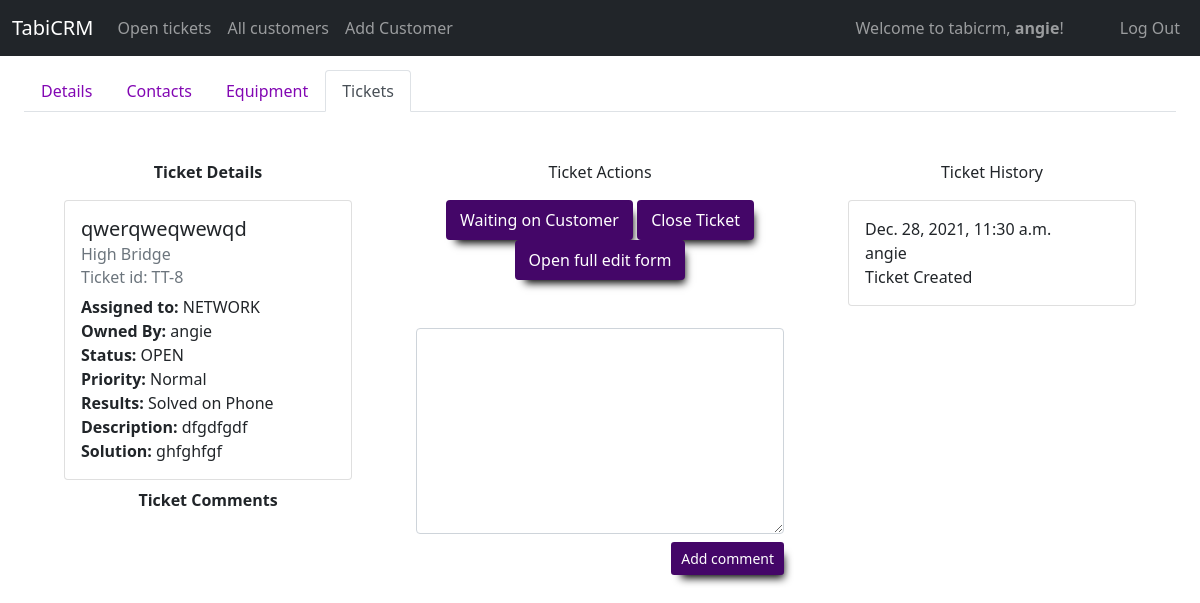
The app's page /view_single_ticket/8 (signed in), older data.
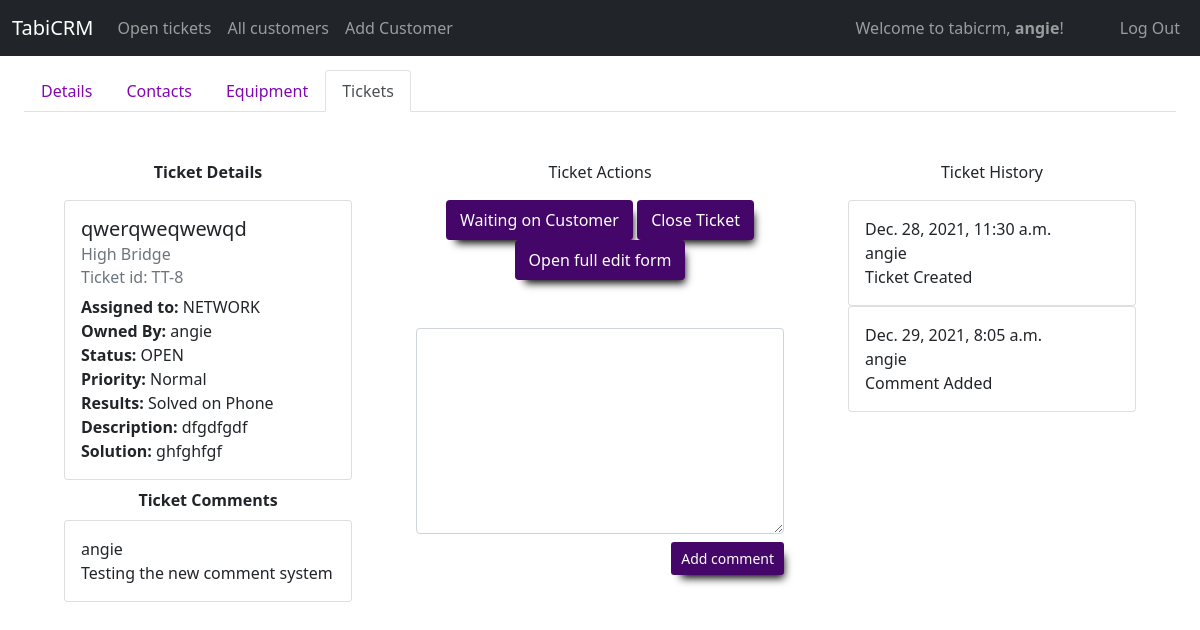
The same page, newer data.
### tabicrm/models.py (models this page shows)
class TicketHistory(models.Model):
    id = models.AutoField(primary_key=True)
    action =  models.TextField(blank=True, null=True)
    ticket = models.ForeignKey(Ticket, on_delete=CASCADE, related_name="ticket_history", blank=True, null=True)
    taken_by = models.ForeignKey(User, on_delete=SET_NULL, related_name="ticket_action_taken_by", blank=True, null=True)
    created_on = models.DateTimeField(auto_now_add=True)

class User(AbstractUser):
    id = models.AutoField(primary_key=True)
    role = models.CharField(max_length=64)
    title = models.CharField(max_length=64, null=True, blank=True)
    department = models.CharField(max_length=64, null=True, blank=True)
    extension = models.CharField(max_length=64, null=True, blank=True)
    cellphone = models.CharField(max_length=64, null=True, blank=True)
    street = models.CharField(max_length=64, null=True, blank=True)
    city = models.CharField(max_length=64, null=True, blank=True)
    state = models.CharField(max_length=64, null=True, blank=True)
    zip = models.CharField(max_length=64, null=True, blank=True)
    country = models.CharField(max_length=64, null=True, blank=True)

class TicketComment(models.Model):
    id = models.AutoField(primary_key=True)
    comment = models.TextField(blank=True, null=True)
    ticket = models.ForeignKey(Ticket, on_delete=CASCADE, related_name="ticket_comment", blank=True, null=True)
    added_by = models.ForeignKey(User, on_delete=SET_NULL, related_name="ticket_comment_addedby", blank=True, null=True)
    updated_by = models.ForeignKey(User, on_delete=SET_NULL, related_name="ticket_comment_updatedon", blank=True, null=True)
    created_on = models.DateTimeField(auto_now_add=True)
    updated_on = models.DateTimeField(auto_now=True)

### tabicrm/views/ticket.py (the view)
# urls.py: path("view_single_ticket/<int:ticketId>", views.view_single_ticket, name="view_single_ticket"),
@login_required
def view_single_ticket(request, ticketId):
    if request.method == "GET":
        ticket = Ticket.objects.get(id = ticketId)
        customer = ticket.customer
        ticketComments = TicketComment.objects.filter(ticket = ticket)
        ticketHistory = TicketHistory.objects.filter(ticket = ticket)
        commentForm = forms.NewTicketCommentForm()
        ticketForm = forms.NewTicketForm(initial={
            'assigned_to': ticket.assigned_to,
            'status': ticket.status,
            'priority': ticket.priority,
            'results': ticket.results,
            'title':ticket.title,
            'description': ticket.description,
            'solution': ticket.solution
        })
        return render(request,"tabicrm/full_forms/full_edit_ticket.html", {
            "ticket": ticket,
            'customer': customer,
            'ticketComments': ticketComments,
            'ticketHistory': ticketHistory,
            'cust_tickets': True,
            'commentForm':commentForm,
            'editTicketForm': ticketForm })

### tabicrm/forms.py
class NewTicketCommentForm(ModelForm):
    class Meta:
        model = TicketComment
        fields = (
            'comment',
        )
        widgets = {
            'comment': Textarea(attrs={'rows': 8,'class': "form-control mb-2", 'placeholder': ""}),
        }

### tabicrm/templates/tabicrm/full_forms/full_edit_ticket.html (shortened to what the changed rows need)
{% extends "tabicrm/layout.html" %}
{% load static %}
{% load humanize %}
{% block body %}
<div class="container-fluid mt-2">
    <div class="mt-5">
        <div class="row">
            <div class="col-12 col-lg-4">
                <div class="mt-2">
                    {% if ticketComments %}
                    {% for comment in ticketComments %}
                    <div class="card" style="width: 18rem;">
                        <div class="card-body">
                            <p class="card-text">
                                {{comment.added_by}}<br />
                                {{comment.comment}}<br />
                            </p>
                        </div>
                    </div>
                    {% endfor %}
                    {% endif%}
                </div>
            </div>
            <div class="col-12 col-lg-4">
                {% for entry in ticketHistory %}
                <div class="card" style="width: 18rem;">
                    <div class="card-body">
                        <p class="card-text">
                            {{entry.created_on}}<br />
                            {{entry.taken_by}}<br />
                            {{entry.action}}<br />
                        </p>
                    </div>
                </div>
                {% endfor %}
            </div>
        </div>
    </div>
</div>
{% endblock %}

Row changes from the older to the newer data that the page shows:
added TicketComment: added_by "angie", comment "Testing the new comment system"
added TicketHistory: created_on "Dec. 29, 2021, 8:05 a.m.", taken_by "angie", action "Comment Added"
